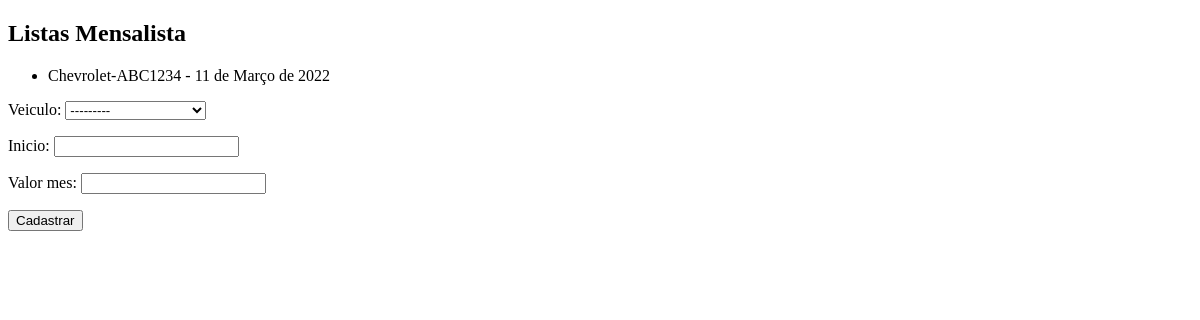
Before: /core/mensalistas/ with the older database file.
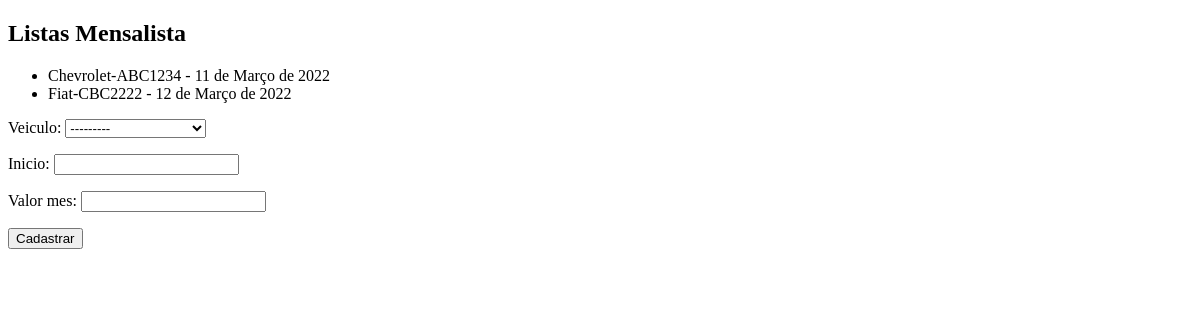
After: the same page with the newer database file.
### core/models.py (models this page shows, shortened)
class Mensalista(models.Model):
    veiculo = models.ForeignKey(Veiculo, on_delete=models.PROTECT)
    inicio = models.DateField()
    valor_mes = models.DecimalField(max_digits=6, decimal_places=2)

class Veiculo(models.Model):
    marca = models.ForeignKey(Marca, on_delete=models.PROTECT)
    placa = models.CharField(max_length=7)
    proprietario = models.ForeignKey(Pessoa, on_delete=models.PROTECT)
    cor = models.CharField(max_length=10)
    observacoes = models.TextField()
    def __str__(self):
        return self.marca.nome + '-' + self.placa

class Marca(models.Model):
    nome = models.CharField(max_length=10)

### core/views.py (the view)
# urls.py: path('mensalistas/', list_mensalista, name='core_list_mensalista'),
def list_mensalista(request):
    mensalist = Mensalista.objects.all()
    form = MensalistaForm()
    data = {'mensalist': mensalist, 'form': form}
    return render(
        request, 'core/list_mensalistas.html', data)

### core/form.py
class MensalistaForm(ModelForm):
    class Meta:
        model = Mensalista
        fields = '__all__'

### core/templates/core/list_mensalistas.html (shortened to what this page needs)
<!DOCTYPE html>
<html lang="en">
<head>
</head>
<body>
    <h2>Listas Mensalista</h2>
    <ul>
        {% for mensalista in mensalist%}
        <li>{{mensalista.veiculo}} - {{mensalista.inicio}}</li>
        {% endfor %}
    </ul>
    <form action="{% url 'core_mensalista_novo' %}" method='POST'>
        {{form.as_p}}
        <button type='submit'>Cadastrar</button>
    </form>
</body>
</html>

Changed rows visible on the page:
added Mensalista: veiculo "Fiat-CBC2222", inicio "12 de Março de 2022"
